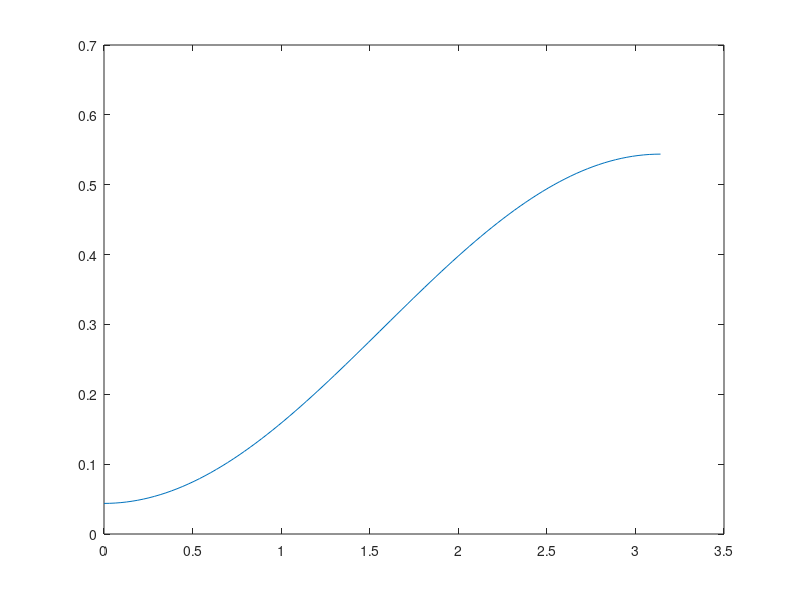

Source code (MATLAB):
Ts = 0.02;
p_hor = 100;
c_hor = 100;
nlobj.Ts = Ts;
for i=1:4
nlobj.MV(i).Min = 0;
nlobj.MV(i).Max = 1;
end
t = linspace(0,pi,p_hor);
sin_q1 = [(sin(linspace(0,pi,p_hor)-pi/2)'+1)/4-0.1702428+0.21405146];
plot(t,sin_q1)
-0.1702428+0.21405146